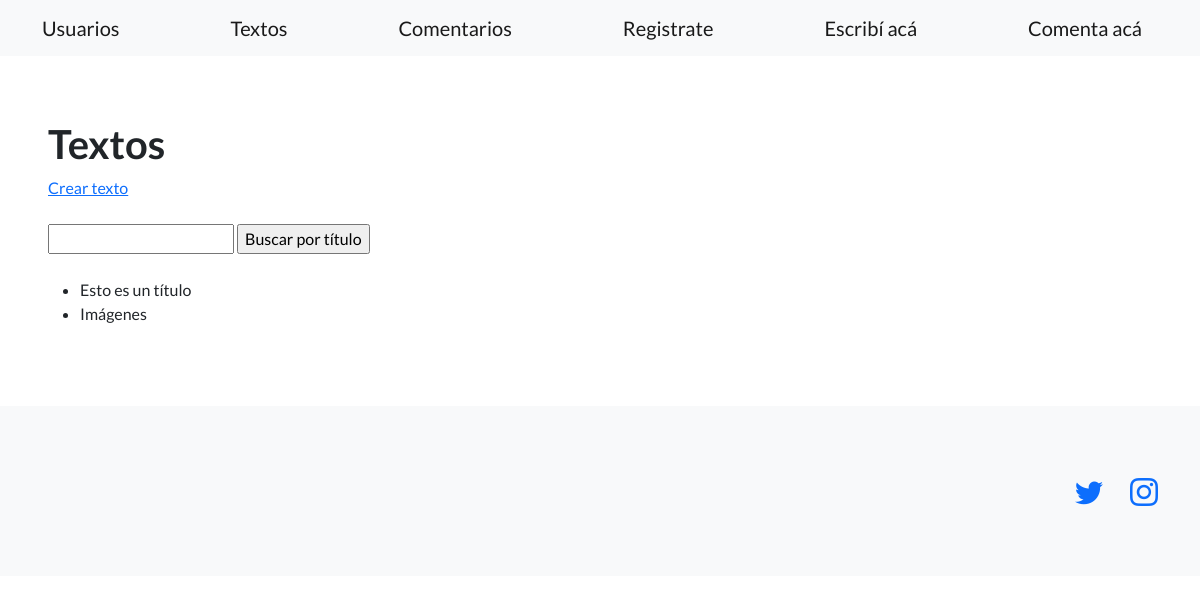
The page /Common/textos/ on the database as committed earlier.
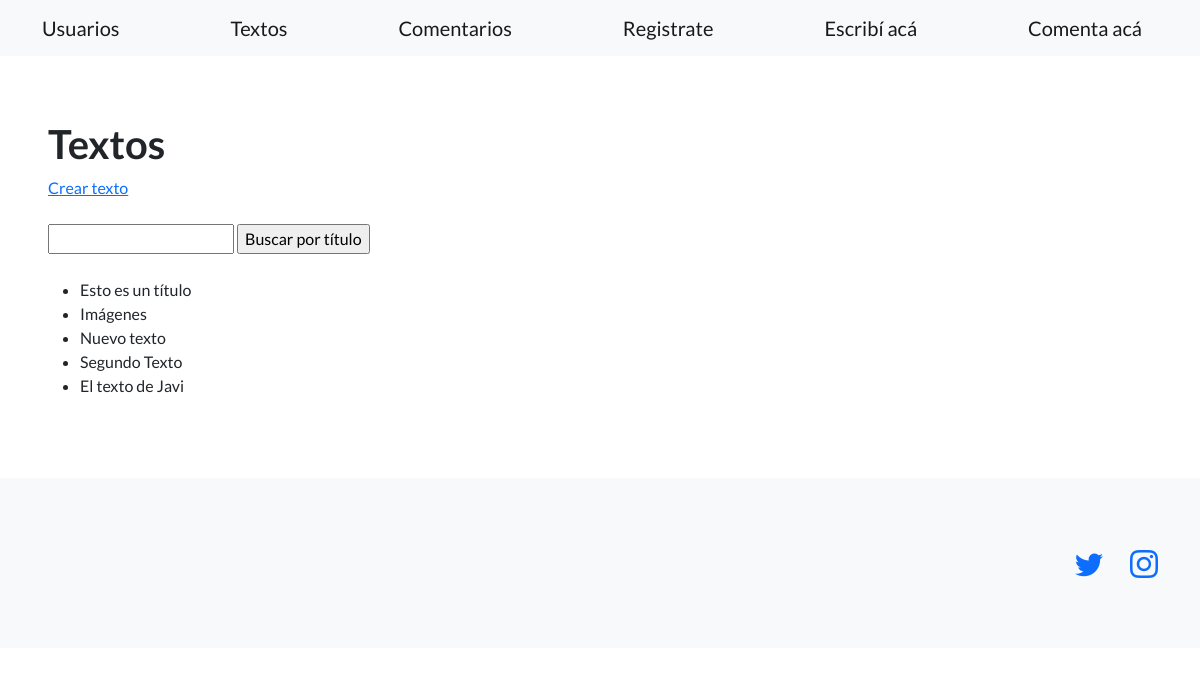
The same page on the database as committed later.
### Common/models.py (models this page shows)
class Textos(models.Model):
    titulo = models.CharField(max_length=40)
    texto = models.CharField(max_length=480)
    image = models.ImageField(upload_to='images/', blank=True)
    autor = models.ForeignKey(Usuarios, on_delete=models.CASCADE)

### Common/views.py (the view)
# urls.py: path('textos/', views.listaTextos, name='listaTextos'),
def listaTextos(request):
    contexto = {
        "textos": Textos.objects.all(),
    }
    http_response = render(
        request=request,
        template_name='Common/textos.html',
        context=contexto,
    )
    return http_response

### Common/Templates/Common/Textos.html (shortened to what this page needs)
{% extends "Common/Inicio.html" %}
{% load static %}
{% block contenido %}
<section>
    <div>
      <h1>Textos</h1>
      <a href="{% url "crearTexto" %}">Crear texto</a>
      <br><br>
      <form action="{% url 'buscarTexto' %}" method="post">
        <input type="text" name="búsqueda">
        <input type="submit" value="Buscar por título">
      </form>
      <br>
      <ul>
      {% for texto in textos %}
        <li>{{ texto.titulo }}</li>
      {% endfor %}
      </ul>
    </div>
  </section>
{% endblock contenido %}

Rows that differ between the two databases and show on the page:
added Textos: titulo "Nuevo texto"
added Textos: titulo "Segundo Texto"
added Textos: titulo "El texto de Javi"
